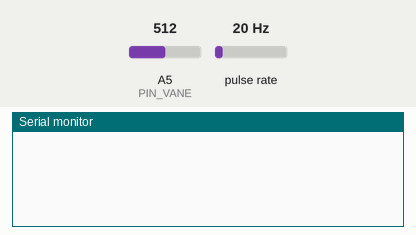
The sketch below on a simulated Arduino Uno, built with avr-gcc and run on an emulated ATmega328P. On the bench: the last lines printed to the serial monitor. Wiring (inferred from the names in the program): pulse sensor: data pin 2. Inputs (shaded band) come from the test bench; at power-on: A5 (PIN_VANE) = 512, pulse rate 20 Hz.

Above: at 1.2 s.
1.3 s: A5 (PIN_VANE) set to 716
At 5.6 s:
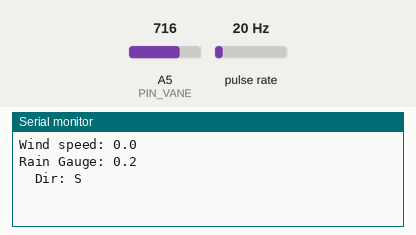
6.5 s: A5 (PIN_VANE) set to 900
At 10.6 s:
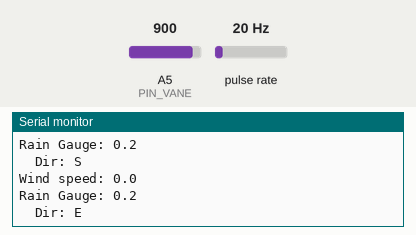
16.5 s: A5 (PIN_VANE) set to 511
At 20.6 s:
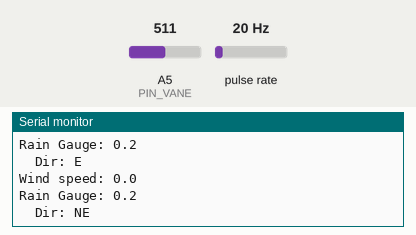
26.5 s: pulse rate (sensor on pin 2) set to 4 Hz
28.0 s: A5 (PIN_VANE) set to 306
At 30.6 s:
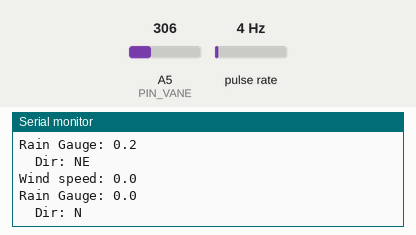
36.5 s: A5 (PIN_VANE) set to 122
At 40.6 s:
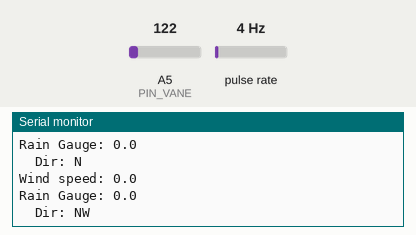

The sketch:

_2015_04_04_Anemometer_Wind_Vane_Rain_Gauge.ino
```cpp
/* Arduino sketch for Weather device from Sparkfun.
Uses only the wind direction vane and the anemometer (not the rain gauge).

Although the inclination for a weather logger is to run it for
a long time, due to the way Wiring.c implements the millis() function,
this should be restarted, oh, monthly. The millis() functions overflows
after about 49 days. We could allow for that here, and handle the
wraparound, but you've got bigger problems anyway with the delay()
function at an overflow, so it's best to "reboot".

=========================================================
ANEMOMETER
=========================================================
This is connected to Arduino ground on one side, and pin 2 (for the
attachInterrupt(0, ...) on the other.
Pin 2 is pulled up, and the reed switch on the anemometer will send
that to ground once per revolution, which will trigger the interrupt.
We count the number of revolutions in 5 seconds, and divide by 5.
One Hz (rev/sec) = 1.492 mph.

=========================================================
WIND DIRECTION VANE
=========================================================
We use a classic voltage divider to measure the resistance in
the weather vane, which varies by direction.
Using a 10K resistor, our ADC reading will be:
   1023 * (R/(10000+R))
where R is the unknown resistance from the vane. We'll scale
the 1023 down to a 255 range, to match the datasheet docs.

                  +5V
                   |
                   <
                   >     10K
                   <   Resistor
                   <
                   >
                   |
 Analog Pin 5------|
                   |
                   -----------| To weather vane
                              | (mystery resistance)
                   -----------|
                   |
                   |
                 -----
                  ---
                   -
The ADC values we get for each direction (based on a 255 max)
follow, assuming that pointing away from the assembly center
is sector zero. The sector number is just which 45-degree sector
it is, clockwise from the "away" direction. The direction
shown is assuming that "away" is West. Depending how
you orient the system, you'll have to adjust the directions.

Sector   Reading  Direction
  0        18        W
  1        33        NW
  2        57        N
  7        97        SW
  3       139        NE
  6       183        S
  5       208        SE
  4       232        E
The values in the ADC table below list the midpoints between
these, so our reading can vary a bit. We'll pick the first value
that's >= our reading.
=========================================================
RAIN GAUGE
=========================================================
Not implemented here. Hey. I live in Seattle. It's ALWAYS raining. Who
cares how much?
Okay, it would probably be done the same way as the anemometer, and use
attachInterrupt(1, ...) on pin 3. Each interrupt represents
.011 inches of rain, according to the docs.

*********************************************************************/

#define uint  unsigned int
#define ulong unsigned long

#define PIN_ANEMOMETER  2     // Digital 2
#define PIN_RAINGAUGE  3     // Digital 2
#define PIN_VANE        5     // Analog 5

// How often we want to calculate wind speed or direction
#define MSECS_CALC_WIND_SPEED 5000
#define MSECS_CALC_RAIN_GAUGE 5000
#define MSECS_CALC_WIND_DIR   5000

volatile int numRevsAnemometer = 0; // Incremented in the interrupt
volatile int numRevsRainGauge = 0; // Incremented in the interrupt

ulong nextCalcSpeed;                // When we next calc the wind speed
ulong nextCalcRainGauge;            // When we next calc the direction
ulong nextCalcDir;                  // When we next calc the direction
ulong time;                         // Millis() at each start of loop().

// ADC readings:
#define NUMDIRS 8
ulong   adc[NUMDIRS] = {26, 45, 77, 118, 161, 196, 220, 256};

// These directions match 1-for-1 with the values in adc, but
// will have to be adjusted as noted above. Modify 'dirOffset'
// to which direction is 'away' (it's West here).
char *strVals[NUMDIRS] = {"W","NW","N","SW","NE","S","SE","E"};
byte dirOffset=0;

//=======================================================
// Initialize
//=======================================================
void setup() {
   Serial.begin(9600);
   pinMode(PIN_ANEMOMETER, INPUT);
   pinMode(PIN_RAINGAUGE, INPUT);
   digitalWrite(PIN_ANEMOMETER, HIGH);
   digitalWrite(PIN_RAINGAUGE, HIGH);
   attachInterrupt(0, countAnemometer, FALLING);
   attachInterrupt(0, countRainGauge, FALLING);

   nextCalcSpeed = millis() + MSECS_CALC_WIND_SPEED;
   nextCalcRainGauge = millis() + MSECS_CALC_RAIN_GAUGE;
   nextCalcDir   = millis() + MSECS_CALC_WIND_DIR;
}

//=======================================================
// Main loop.
//=======================================================
void loop() {
   time = millis();

   if (time >= nextCalcSpeed) {
      calcWindSpeed();
      nextCalcSpeed = time + MSECS_CALC_WIND_SPEED;
   }
   if (time >= nextCalcRainGauge) {
      calcRainGauge();
      nextCalcRainGauge = time + MSECS_CALC_RAIN_GAUGE;
   }
   if (time >= nextCalcDir) {
      calcWindDir();
      nextCalcDir = time + MSECS_CALC_WIND_DIR;
   }
}

//=======================================================
// Interrupt handler for anemometer. Called each time the reed
// switch triggers (one revolution).
//=======================================================
void countAnemometer() { numRevsAnemometer++; }
void countRainGauge() { numRevsRainGauge++; }

//=======================================================
// Find vane direction.
//=======================================================
void calcWindDir() {
   int val;
   byte x, reading;

   val = analogRead(PIN_VANE);
   val >>=2;                        // Shift to 255 range
   reading = val;

   // Look the reading up in directions table. Find the first value
   // that's >= to what we got.
   for (x=0; x<NUMDIRS; x++) {
      if (adc[x] >= reading)
         break;
   }
   //Serial.println(reading, DEC);
   x = (x + dirOffset) % 8;   // Adjust for orientation
   Serial.print("  Dir: ");
   Serial.println(strVals[x]);
}


//=======================================================
// Calculate the wind speed, and display it (or log it, whatever).
// 1 rev/sec = 1.492 mph
//=======================================================
void calcWindSpeed() {
   int x, iSpeed;
   // This will produce mph * 10
   // (didn't calc right when done as one statement)
   long speed = 14920;
   speed *= numRevsAnemometer;
   speed /= MSECS_CALC_WIND_SPEED;
   iSpeed = speed;         // Need this for formatting below

   Serial.print("Wind speed: ");
   x = iSpeed / 10;
   Serial.print(x);
   Serial.print('.');
   x = iSpeed % 10;
   Serial.println(x);

   numRevsAnemometer = 0;        // Reset counter
}

void calcRainGauge() {
   int y, iDroplets;
   // This will produce mph * 10
   // (didn't calc right when done as one statement)
   long speed = 110;
   speed *= numRevsRainGauge;
   speed /= MSECS_CALC_RAIN_GAUGE;
   iDroplets = speed;         // Need this for formatting below

   Serial.print("Rain Gauge: ");
   y = iDroplets / 10;
   Serial.print(y);
   Serial.print('.');
   y = iDroplets % 10;
   Serial.println(y);

   numRevsRainGauge = 0;        // Reset counter
}
```

Measured:
- after the input at 1.3 s, the serial monitor: prints a new line after 3.7 s (image 1)
- after the input at 6.5 s, the serial monitor: prints a new line after 3.5 s (image 2)
- after the input at 16.5 s, the serial monitor: prints a new line after 3.5 s (image 3)
- after the input at 28.0 s, the serial monitor: prints a new line after 2.0 s (image 4)
- after the input at 36.5 s, the serial monitor: prints a new line after 3.5 s (image 5)
